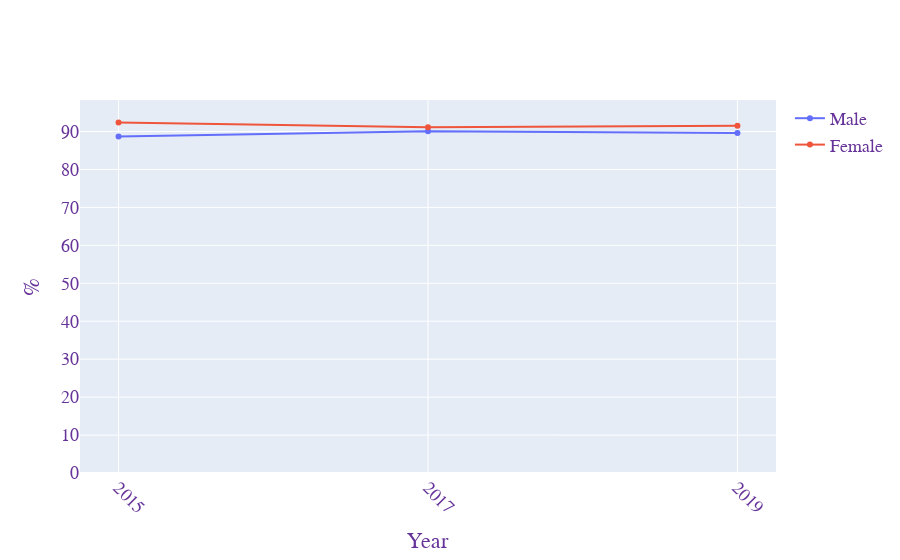

Notebook cell for this chart:
### Code cell
dropdown_menu_widget_healthy_aging(healthy_aging_data, dataset_analysis_aging_gender, dataset_analysis_aging_race, 
                                   dataset_analysis_aging_overall, questions_list)

### Figure 1 — Plotly figure (JSON) as saved in the notebook; plotly's stock layout.template omitted (floating-point values rounded to 4 significant figures)
{"data": [{"mode": "lines+markers", "name": "Male", "type": "scatter", "x": [2015, 2017, 2019], "y": [88.7, 90.1, 89.6]}, {"mode": "lines+markers", "name": "Female", "type": "scatter", "x": [2015, 2017, 2019], "y": [92.4, 91.1, 91.5]}], "layout": {"font": {"color": "RebeccaPurple", "family": "Courier New, monospace", "size": 18}, "xaxis": {"tickangle": 45, "tickformat": "%Y", "tickmode": "array", "ticktext": [2015, 2017, 2019], "tickvals": [2015, 2017, 2019], "title": {"text": "Year"}}, "yaxis": {"rangemode": "tozero", "title": {"text": "%"}}}}
